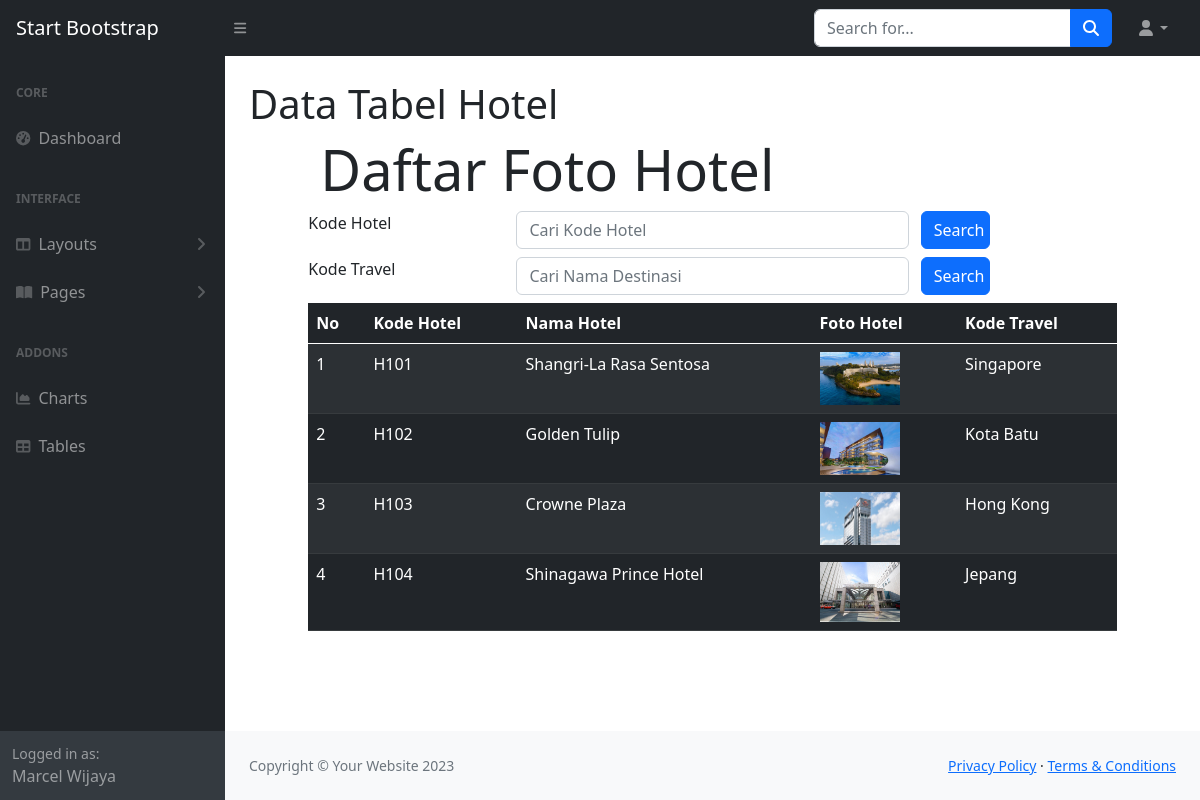
The page /tabelhotel.php on the database its author committed.
### tables this page shows
CREATE TABLE `hotel` (
  `hotelKODE` char(4) NOT NULL,
  `hotelNAMA` char(120) NOT NULL,
  `hotelFOTO` char(120) NOT NULL,
  `lokasiKODE` char(4) NOT NULL
);

CREATE TABLE `travel` (
  `lokasiKODE` char(11) NOT NULL,
  `lokasiNAMA` char(120) NOT NULL
);

### tabelhotel.php (the view, shortened to what this page needs)
<!DOCTYPE html>
<html lang="en">
<head>
	<link rel = "stylesheet" type="text/css" href="css/bootstrap.min.css">
    <link rel="stylesheet" href="https://cdnjs.cloudflare.com/ajax/libs/select2/4.0.13/css/select2.min.css">
    <link rel="stylesheet" href="https://cdn.jsdelivr.net/npm/bootstrap-icons@1.10.2/font/bootstrap-icons.css">
	<link rel="stylesheet" type="text/css" href="css/bootstrap.min.css">
</head>
<?php
	include "include/config.php";
?>
<?php include "INCLUDE/head.php"?>
    <body class="sb-nav-fixed">
        <?php include "include/menunav.php"?>
        <div id="layoutSidenav">
<?php include "INCLUDE/menu.php"?>
            <div id="layoutSidenav_content">
                <main>
                    <div class="container-fluid px-4">
                        <h1 class="mt-4">Data Tabel Hotel</h1>
</div>
<div class="row">
	<div class="col-sm-1"></div>
	<div class="col-sm-10">
		<div class="jumbotron jumbotron-fluid">
			<div class="container">
				<h1 class="display-4">Daftar Foto Hotel</h1>
			</div>
		</div>
<form method="POST">
    <div class="form-group row mb-2">
    <label for="search" class="col-sm-3">Kode Hotel</label>
    <div class="col-sm-6">
        <input type="text" name="search" class="form-control" id="search"
        value="<?php if (isset($_POST["search"])) {echo $_POST["search"];}?>"
        placeholder="Cari Kode Hotel">
    </div>
    <input type="submit" name="kirim" class="col-sm-1 btn btn-primary" value="Search">
    </div>
</form>
<form method="post">
	<div class="form-group row mb-2">
    <label for="search2" class="col-sm-3">Kode Travel</label>
    <div class="col-sm-6">
        <input type="text" name="search2" class="form-control" id="search2"
        value="<?php if (isset($_POST["search2"])) {echo $_POST["search2"];}?>"
        placeholder="Cari Nama Destinasi">
    </div>
    <input type="submit" name="kirim2" class="col-sm-1 btn btn-primary" value="Search">
    </div>
</form>
	<table class="table table-dark table-striped">
		<thead class="thead-dark">
			<tr>
				<th>No</th>
				<th>Kode Hotel</th>
				<th>Nama Hotel</th>
				<th>Foto Hotel</th>
				<th>Kode Travel</th>
			</tr>
		</thead>
		<tbody>
			<?php
			if (isset($_POST['kirim'])) {
				$search = $_POST["search"];
				$query = mysqli_query($connection,  "select * from hotel, travel
				where hotelKODE like '%".$search."%' and hotel.lokasiKODE = travel.lokasiKODE");
			} elseif (isset($_POST['kirim2'])) {
				$search2 = $_POST["search2"];
				$query = mysqli_query($connection,"select * from hotel, travel
				where hotelNAMA like '%".$search2."%' and hotel.lokasiKODE = travel.lokasiKODE");
			} else {
				$query = mysqli_query($connection, "select * from hotel, travel
				where hotel.lokasiKODE = travel.lokasiKODE");
			}
			$nomor = 1;
			while ($row = mysqli_fetch_array($query))
			{ ?>
				<tr>
					<td><?php echo $nomor;?></td>
					<td><?php echo $row['hotelKODE'];?></td>
					<td><?php echo $row['hotelNAMA'];?></td>
					<td>
						<?php if(is_file("images/".$row['hotelFOTO']))
						{ ?>
							<img src="images/<?php echo $row['hotelFOTO']?>" width="80">
						<?php } else
							echo "<img src='images/noimage.png' width='80'>"
						?>
					</td>
					<td><?php echo $row['lokasiNAMA'];?></td>
			<?php $nomor = $nomor + 1;?>
			<?php }	?>
		</tbody>
	</table>
	</div>
	<div class="col-sm-1"></div>
</div>
</main>
                <?php include "INCLUDE/footer.php"?>
            </div>
        </div>
</body>
</html>

### rows shown on the page
hotel: hotelKODE "H101", hotelNAMA "Shangri-La Rasa Sentosa", hotelFOTO (picture), travel.lokasiNAMA "Singapore"
hotel: hotelKODE "H102", hotelNAMA "Golden Tulip", hotelFOTO (picture), travel.lokasiNAMA "Kota Batu"
hotel: hotelKODE "H103", hotelNAMA "Crowne Plaza", hotelFOTO (picture), travel.lokasiNAMA "Hong Kong"
hotel: hotelKODE "H104", hotelNAMA "Shinagawa Prince Hotel", hotelFOTO (picture), travel.lokasiNAMA "Jepang"
